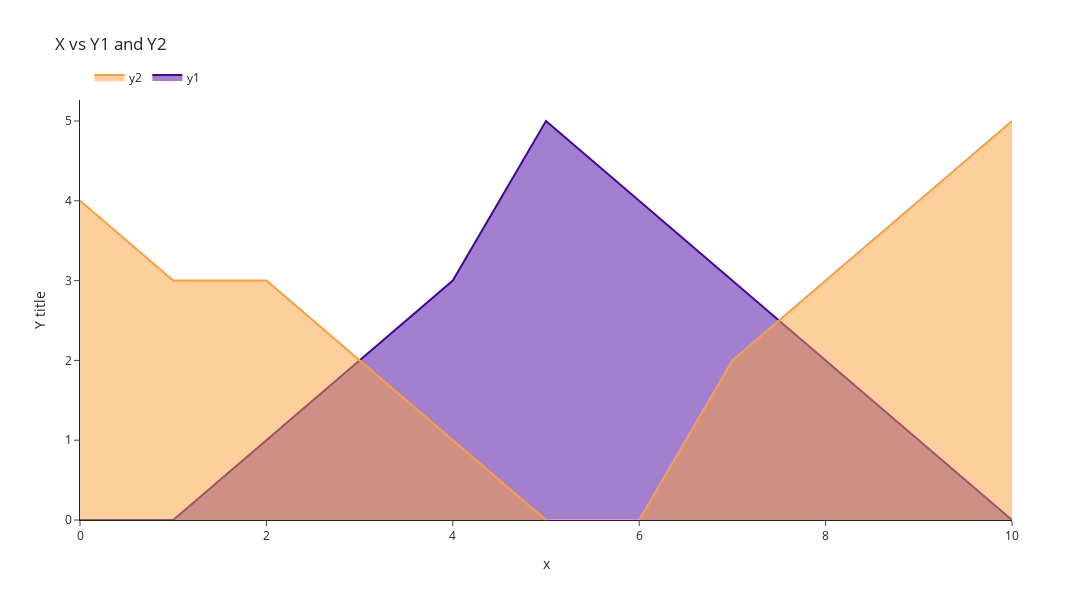

The notebook cell saved with this chart:
### Code cell
create_overlapping_area_charts(df, 'X vs Y1 and Y2', 'Y title', 'x', 'y1', 'y2')

### Figure 1 — Plotly figure (JSON) as saved in the notebook; plotly's stock layout.template omitted (floating-point values rounded to 4 significant figures)
{"data": [{"marker": {"color": "#46039f"}, "name": "y1", "stackgroup": "one", "type": "scatter", "x": [0, 1, 2, 3, 4, 5, 6, 7, 8, 9, 10], "y": [0, 0, 1, 2, 3, 5, 4, 3, 2, 1, 0]}, {"marker": {"color": "#fb9f3a", "size": 0}, "name": "y2", "stackgroup": "two", "type": "scatter", "x": [0, 1, 2, 3, 4, 5, 6, 7, 8, 9, 10], "y": [4, 3, 3, 2, 1, 0, 0, 2, 3, 4, 5]}], "layout": {"height": 600, "legend": {"orientation": "h", "title": {"text": ""}, "x": 0.01, "xanchor": "left", "y": 1.02, "yanchor": "bottom"}, "title": {"text": "X vs Y1 and Y2"}, "width": 1200, "xaxis": {"tickangle": 0, "ticklabelstep": 1, "title": {"text": "x"}, "type": "linear"}, "yaxis": {"title": {"text": "Y title"}}}}
